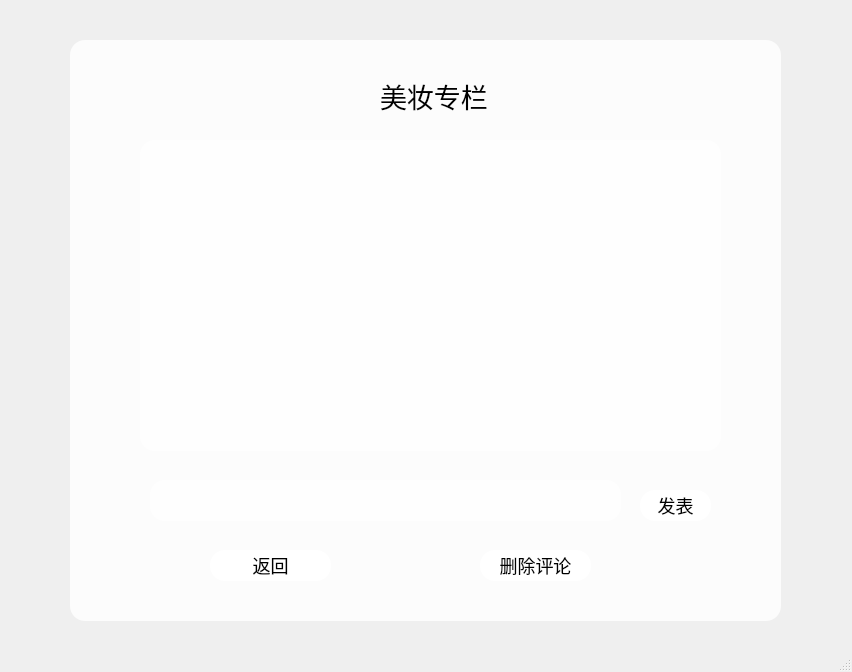
<?xml version="1.0" encoding="UTF-8"?>
<ui version="4.0">
 <class>MeiZhuangWall</class>
 <widget class="QMainWindow" name="MeiZhuangWall">
  <property name="geometry">
   <rect>
    <x>0</x>
    <y>0</y>
    <width>852</width>
    <height>672</height>
   </rect>
  </property>
  <property name="windowTitle">
   <string>MainWindow</string>
  </property>
  <property name="styleSheet">
   <string notr="true">*{
background-attachment: fixed;
font-size:20px;
font-family:Century Gothic;
}
QFrame{
background:rgba(255,255,255,0.8);
border-radius:15px;
}

#Widget{

}

QToolButton{
background:red;
border-radius:60px;
}
QLabel{
font-size:27px;
color:black;
background:transparent;
}
QPushButton{
font-size:18px;
background:white;
border-radius:15px;
}
QPushButton:hover{

border-radius:15px;
background:#c8adc4;
}
QLineEdit{
background:transparent;
border:none;
color:#717072;
border-bottom:1px solid #717072;
}
</string>
  </property>
  <widget class="QWidget" name="centralwidget">
   <widget class="QFrame" name="frame">
    <property name="geometry">
     <rect>
      <x>70</x>
      <y>40</y>
      <width>711</width>
      <height>581</height>
     </rect>
    </property>
    <property name="frameShape">
     <enum>QFrame::StyledPanel</enum>
    </property>
    <property name="frameShadow">
     <enum>QFrame::Raised</enum>
    </property>
    <widget class="QLabel" name="label">
     <property name="geometry">
      <rect>
       <x>310</x>
       <y>30</y>
       <width>140</width>
       <height>51</height>
      </rect>
     </property>
     <property name="text">
      <string>美妆专栏</string>
     </property>
    </widget>
    <widget class="QPushButton" name="back">
     <property name="geometry">
      <rect>
       <x>140</x>
       <y>510</y>
       <width>121</width>
       <height>31</height>
      </rect>
     </property>
     <property name="text">
      <string>返回</string>
     </property>
    </widget>
    <widget class="QTextEdit" name="textEdit">
     <property name="geometry">
      <rect>
       <x>80</x>
       <y>440</y>
       <width>471</width>
       <height>41</height>
      </rect>
     </property>
     <property name="html">
      <string>&lt;!DOCTYPE HTML PUBLIC &quot;-//W3C//DTD HTML 4.0//EN&quot; &quot;http://www.w3.org/TR/REC-html40/strict.dtd&quot;&gt;
&lt;html&gt;&lt;head&gt;&lt;meta name=&quot;qrichtext&quot; content=&quot;1&quot; /&gt;&lt;style type=&quot;text/css&quot;&gt;
p, li { white-space: pre-wrap; }
&lt;/style&gt;&lt;/head&gt;&lt;body style=&quot; font-family:'Century Gothic'; font-size:20px; font-weight:400; font-style:normal;&quot;&gt;
&lt;p style=&quot;-qt-paragraph-type:empty; margin-top:0px; margin-bottom:0px; margin-left:0px; margin-right:0px; -qt-block-indent:0; text-indent:0px;&quot;&gt;&lt;br /&gt;&lt;/p&gt;&lt;/body&gt;&lt;/html&gt;</string>
     </property>
    </widget>
    <widget class="QPushButton" name="send">
     <property name="geometry">
      <rect>
       <x>570</x>
       <y>450</y>
       <width>71</width>
       <height>31</height>
      </rect>
     </property>
     <property name="text">
      <string>发表</string>
     </property>
    </widget>
    <widget class="QTextBrowser" name="textBrowser">
     <property name="geometry">
      <rect>
       <x>70</x>
       <y>100</y>
       <width>581</width>
       <height>311</height>
      </rect>
     </property>
     <property name="lineWidth">
      <number>1</number>
     </property>
     <property name="html">
      <string>&lt;!DOCTYPE HTML PUBLIC &quot;-//W3C//DTD HTML 4.0//EN&quot; &quot;http://www.w3.org/TR/REC-html40/strict.dtd&quot;&gt;
&lt;html&gt;&lt;head&gt;&lt;meta name=&quot;qrichtext&quot; content=&quot;1&quot; /&gt;&lt;style type=&quot;text/css&quot;&gt;
p, li { white-space: pre-wrap; }
&lt;/style&gt;&lt;/head&gt;&lt;body style=&quot; font-family:'Century Gothic'; font-size:20px; font-weight:400; font-style:normal;&quot;&gt;
&lt;p style=&quot;-qt-paragraph-type:empty; margin-top:0px; margin-bottom:0px; margin-left:0px; margin-right:0px; -qt-block-indent:0; text-indent:0px; font-size:15px;&quot;&gt;&lt;br /&gt;&lt;/p&gt;&lt;/body&gt;&lt;/html&gt;</string>
     </property>
    </widget>
    <widget class="QPushButton" name="delBtn">
     <property name="geometry">
      <rect>
       <x>410</x>
       <y>510</y>
       <width>111</width>
       <height>31</height>
      </rect>
     </property>
     <property name="text">
      <string>删除评论</string>
     </property>
    </widget>
   </widget>
  </widget>
  <widget class="QStatusBar" name="statusbar"/>
 </widget>
 <resources/>
 <connections/>
</ui>
